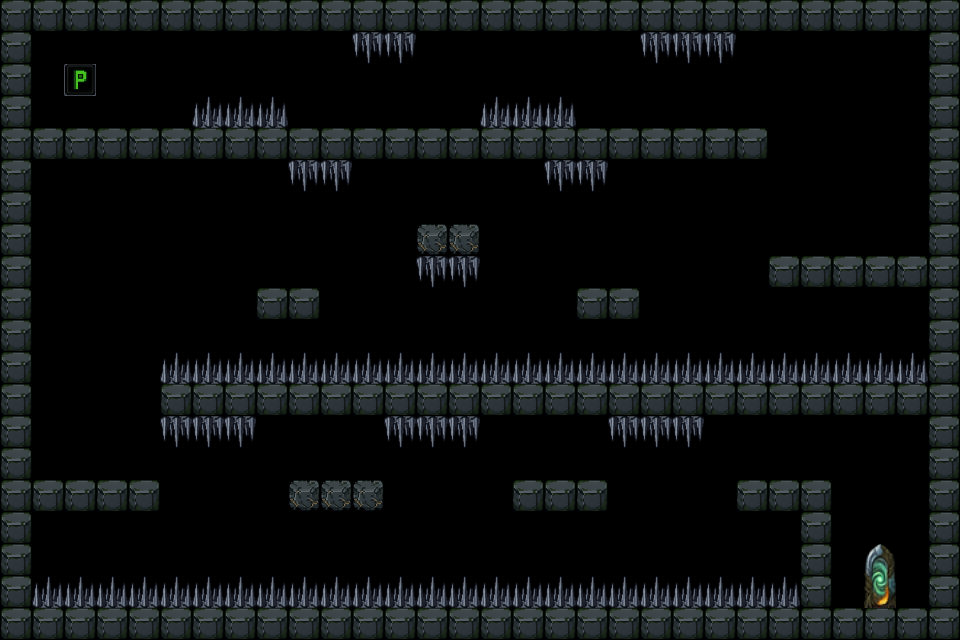

A 2D game scene composited from a Tiled map and its tileset images. What follows is a short description and the map's XML, with every tile layer's data as written:
An orthogonal 30x20 tile map with 32x32 px tiles, 5 tile layers (traps, solid, player, portal, ...), 2 tilesets.

<map version="1.10" tiledversion="1.12.1" orientation="orthogonal" renderorder="right-down" width="30" height="20" tilewidth="32" tileheight="32" infinite="0" nextlayerid="15" nextobjectid="1">
 <tileset firstgid="1" source="block.tsx" />
 <tileset firstgid="17" source="port.tsx" />
 <layer id="6" name="traps" width="30" height="20">
  <data encoding="csv">
0,0,0,0,0,0,0,0,0,0,0,0,0,0,0,0,0,0,0,0,0,0,0,0,0,0,0,0,0,0,
0,0,0,0,0,0,0,0,0,0,0,1073741826,1073741826,0,0,0,0,0,0,0,1073741826,1073741826,1073741826,0,0,0,0,0,0,0,
0,0,0,0,0,0,0,0,0,0,0,0,0,0,0,0,0,0,0,0,0,0,0,0,0,0,0,0,0,0,
0,0,0,0,0,0,2,2,2,0,0,0,0,0,0,2,2,2,0,0,0,0,0,0,0,0,0,0,0,0,
0,0,0,0,0,0,0,0,0,0,0,0,0,0,0,0,0,0,0,0,0,0,0,0,0,0,0,0,0,0,
0,0,0,0,0,0,0,0,0,1073741826,1073741826,0,0,0,0,0,0,1073741826,1073741826,0,0,0,0,0,0,0,0,0,0,0,
0,0,0,0,0,0,0,0,0,0,0,0,0,0,0,0,0,0,0,0,0,0,0,0,0,0,0,0,0,0,
0,0,0,0,0,0,0,0,0,0,0,0,0,0,0,0,0,0,0,0,0,0,0,0,0,0,0,0,0,0,
0,0,0,0,0,0,0,0,0,0,0,0,0,1073741826,1073741826,0,0,0,0,0,0,0,0,0,0,0,0,0,0,0,
0,0,0,0,0,0,0,0,0,0,0,0,0,0,0,0,0,0,0,0,0,0,0,0,0,0,0,0,0,0,
0,0,0,0,0,0,0,0,0,0,0,0,0,0,0,0,0,0,0,0,0,0,0,0,0,0,0,0,0,0,
0,0,0,0,0,2,2,2,2,2,2,2,2,2,2,2,2,2,2,2,2,2,2,2,2,2,2,2,2,0,
0,0,0,0,0,0,0,0,0,0,0,0,0,0,0,0,0,0,0,0,0,0,0,0,0,0,0,0,0,0,
0,0,0,0,0,1073741826,1073741826,1073741826,0,0,0,0,1073741826,1073741826,1073741826,0,0,0,0,1073741826,1073741826,1073741826,0,0,0,0,0,0,0,0,
0,0,0,0,0,0,0,0,0,0,0,0,0,0,0,0,0,0,0,0,0,0,0,0,0,0,0,0,0,0,
0,0,0,0,0,0,0,0,0,0,0,0,0,0,0,0,0,0,0,0,0,0,0,0,0,0,0,0,0,0,
0,0,0,0,0,0,0,0,0,0,0,0,0,0,0,0,0,0,0,0,0,0,0,0,0,0,0,0,0,0,
0,0,0,0,0,0,0,0,0,0,0,0,0,0,0,0,0,0,0,0,0,0,0,0,0,0,0,0,0,0,
0,2,2,2,2,2,2,2,2,2,2,2,2,2,2,2,2,2,2,2,2,2,2,2,2,0,0,0,0,0,
0,0,0,0,0,0,0,0,0,0,0,0,0,0,0,0,0,0,0,0,0,0,0,0,0,0,0,0,0,0
</data>
 </layer>
 <layer id="10" name="solid" width="30" height="20">
  <data encoding="csv">
5,5,5,5,5,5,5,5,5,5,5,5,5,5,5,5,5,5,5,5,5,5,5,5,5,5,5,5,5,5,
5,0,0,0,0,0,0,0,0,0,0,0,0,0,0,0,0,0,0,0,0,0,0,0,0,0,0,0,0,5,
5,0,0,0,0,0,0,0,0,0,0,0,0,0,0,0,0,0,0,0,0,0,0,0,0,0,0,0,0,5,
5,0,0,0,0,0,0,0,0,0,0,0,0,0,0,0,0,0,0,0,0,0,0,0,0,0,0,0,0,5,
5,5,5,5,5,5,5,5,5,5,5,5,5,5,5,5,5,5,5,5,5,5,5,5,0,0,0,0,0,5,
5,0,0,0,0,0,0,0,0,0,0,0,0,0,0,0,0,0,0,0,0,0,0,0,0,0,0,0,0,5,
5,0,0,0,0,0,0,0,0,0,0,0,0,0,0,0,0,0,0,0,0,0,0,0,0,0,0,0,0,5,
5,0,0,0,0,0,0,0,0,0,0,0,0,0,0,0,0,0,0,0,0,0,0,0,0,0,0,0,0,5,
5,0,0,0,0,0,0,0,0,0,0,0,0,0,0,0,0,0,0,0,0,0,0,0,5,5,5,5,5,5,
5,0,0,0,0,0,0,0,5,5,0,0,0,0,0,0,0,0,5,5,0,0,0,0,0,0,0,0,0,5,
5,0,0,0,0,0,0,0,0,0,0,0,0,0,0,0,0,0,0,0,0,0,0,0,0,0,0,0,0,5,
5,0,0,0,0,0,0,0,0,0,0,0,0,0,0,0,0,0,0,0,0,0,0,0,0,0,0,0,0,5,
5,0,0,0,0,5,5,5,5,5,5,5,5,5,5,5,5,5,5,5,5,5,5,5,5,5,5,5,5,5,
5,0,0,0,0,0,0,0,0,0,0,0,0,0,0,0,0,0,0,0,0,0,0,0,0,0,0,0,0,5,
5,0,0,0,0,0,0,0,0,0,0,0,0,0,0,0,0,0,0,0,0,0,0,0,0,0,0,0,0,5,
5,5,5,5,5,0,0,0,0,0,0,0,0,0,0,0,5,5,5,0,0,0,0,5,5,5,0,0,0,5,
5,0,0,0,0,0,0,0,0,0,0,0,0,0,0,0,0,0,0,0,0,0,0,0,0,5,0,0,0,5,
5,0,0,0,0,0,0,0,0,0,0,0,0,0,0,0,0,0,0,0,0,0,0,0,0,5,0,0,0,5,
5,0,0,0,0,0,0,0,0,0,0,0,0,0,0,0,0,0,0,0,0,0,0,0,0,5,0,0,0,5,
5,5,5,5,5,5,5,5,5,5,5,5,5,5,5,5,5,5,5,5,5,5,5,5,5,5,5,5,5,5
</data>
 </layer>
 <layer id="13" name="player" width="30" height="20">
  <data encoding="csv">
0,0,0,0,0,0,0,0,0,0,0,0,0,0,0,0,0,0,0,0,0,0,0,0,0,0,0,0,0,0,
0,0,0,0,0,0,0,0,0,0,0,0,0,0,0,0,0,0,0,0,0,0,0,0,0,0,0,0,0,0,
0,0,14,0,0,0,0,0,0,0,0,0,0,0,0,0,0,0,0,0,0,0,0,0,0,0,0,0,0,0,
0,0,0,0,0,0,0,0,0,0,0,0,0,0,0,0,0,0,0,0,0,0,0,0,0,0,0,0,0,0,
0,0,0,0,0,0,0,0,0,0,0,0,0,0,0,0,0,0,0,0,0,0,0,0,0,0,0,0,0,0,
0,0,0,0,0,0,0,0,0,0,0,0,0,0,0,0,0,0,0,0,0,0,0,0,0,0,0,0,0,0,
0,0,0,0,0,0,0,0,0,0,0,0,0,0,0,0,0,0,0,0,0,0,0,0,0,0,0,0,0,0,
0,0,0,0,0,0,0,0,0,0,0,0,0,0,0,0,0,0,0,0,0,0,0,0,0,0,0,0,0,0,
0,0,0,0,0,0,0,0,0,0,0,0,0,0,0,0,0,0,0,0,0,0,0,0,0,0,0,0,0,0,
0,0,0,0,0,0,0,0,0,0,0,0,0,0,0,0,0,0,0,0,0,0,0,0,0,0,0,0,0,0,
0,0,0,0,0,0,0,0,0,0,0,0,0,0,0,0,0,0,0,0,0,0,0,0,0,0,0,0,0,0,
0,0,0,0,0,0,0,0,0,0,0,0,0,0,0,0,0,0,0,0,0,0,0,0,0,0,0,0,0,0,
0,0,0,0,0,0,0,0,0,0,0,0,0,0,0,0,0,0,0,0,0,0,0,0,0,0,0,0,0,0,
0,0,0,0,0,0,0,0,0,0,0,0,0,0,0,0,0,0,0,0,0,0,0,0,0,0,0,0,0,0,
0,0,0,0,0,0,0,0,0,0,0,0,0,0,0,0,0,0,0,0,0,0,0,0,0,0,0,0,0,0,
0,0,0,0,0,0,0,0,0,0,0,0,0,0,0,0,0,0,0,0,0,0,0,0,0,0,0,0,0,0,
0,0,0,0,0,0,0,0,0,0,0,0,0,0,0,0,0,0,0,0,0,0,0,0,0,0,0,0,0,0,
0,0,0,0,0,0,0,0,0,0,0,0,0,0,0,0,0,0,0,0,0,0,0,0,0,0,0,0,0,0,
0,0,0,0,0,0,0,0,0,0,0,0,0,0,0,0,0,0,0,0,0,0,0,0,0,0,0,0,0,0,
0,0,0,0,0,0,0,0,0,0,0,0,0,0,0,0,0,0,0,0,0,0,0,0,0,0,0,0,0,0
</data>
 </layer>
 <layer id="14" name="portal" width="30" height="20">
  <data encoding="csv">
0,0,0,0,0,0,0,0,0,0,0,0,0,0,0,0,0,0,0,0,0,0,0,0,0,0,0,0,0,0,
0,0,0,0,0,0,0,0,0,0,0,0,0,0,0,0,0,0,0,0,0,0,0,0,0,0,0,0,0,0,
0,0,0,0,0,0,0,0,0,0,0,0,0,0,0,0,0,0,0,0,0,0,0,0,0,0,0,0,0,0,
0,0,0,0,0,0,0,0,0,0,0,0,0,0,0,0,0,0,0,0,0,0,0,0,0,0,0,0,0,0,
0,0,0,0,0,0,0,0,0,0,0,0,0,0,0,0,0,0,0,0,0,0,0,0,0,0,0,0,0,0,
0,0,0,0,0,0,0,0,0,0,0,0,0,0,0,0,0,0,0,0,0,0,0,0,0,0,0,0,0,0,
0,0,0,0,0,0,0,0,0,0,0,0,0,0,0,0,0,0,0,0,0,0,0,0,0,0,0,0,0,0,
0,0,0,0,0,0,0,0,0,0,0,0,0,0,0,0,0,0,0,0,0,0,0,0,0,0,0,0,0,0,
0,0,0,0,0,0,0,0,0,0,0,0,0,0,0,0,0,0,0,0,0,0,0,0,0,0,0,0,0,0,
0,0,0,0,0,0,0,0,0,0,0,0,0,0,0,0,0,0,0,0,0,0,0,0,0,0,0,0,0,0,
0,0,0,0,0,0,0,0,0,0,0,0,0,0,0,0,0,0,0,0,0,0,0,0,0,0,0,0,0,0,
0,0,0,0,0,0,0,0,0,0,0,0,0,0,0,0,0,0,0,0,0,0,0,0,0,0,0,0,0,0,
0,0,0,0,0,0,0,0,0,0,0,0,0,0,0,0,0,0,0,0,0,0,0,0,0,0,0,0,0,0,
0,0,0,0,0,0,0,0,0,0,0,0,0,0,0,0,0,0,0,0,0,0,0,0,0,0,0,0,0,0,
0,0,0,0,0,0,0,0,0,0,0,0,0,0,0,0,0,0,0,0,0,0,0,0,0,0,0,0,0,0,
0,0,0,0,0,0,0,0,0,0,0,0,0,0,0,0,0,0,0,0,0,0,0,0,0,0,0,0,0,0,
0,0,0,0,0,0,0,0,0,0,0,0,0,0,0,0,0,0,0,0,0,0,0,0,0,0,0,0,0,0,
0,0,0,0,0,0,0,0,0,0,0,0,0,0,0,0,0,0,0,0,0,0,0,0,0,0,0,0,0,0,
0,0,0,0,0,0,0,0,0,0,0,0,0,0,0,0,0,0,0,0,0,0,0,0,0,0,0,17,0,0,
0,0,0,0,0,0,0,0,0,0,0,0,0,0,0,0,0,0,0,0,0,0,0,0,0,0,0,0,0,0
</data>
 </layer>
 <layer id="11" name="cracked" width="30" height="20">
  <data encoding="csv">
0,0,0,0,0,0,0,0,0,0,0,0,0,0,0,0,0,0,0,0,0,0,0,0,0,0,0,0,0,0,
0,0,0,0,0,0,0,0,0,0,0,0,0,0,0,0,0,0,0,0,0,0,0,0,0,0,0,0,0,0,
0,0,0,0,0,0,0,0,0,0,0,0,0,0,0,0,0,0,0,0,0,0,0,0,0,0,0,0,0,0,
0,0,0,0,0,0,0,0,0,0,0,0,0,0,0,0,0,0,0,0,0,0,0,0,0,0,0,0,0,0,
0,0,0,0,0,0,0,0,0,0,0,0,0,0,0,0,0,0,0,0,0,0,0,0,0,0,0,0,0,0,
0,0,0,0,0,0,0,0,0,0,0,0,0,0,0,0,0,0,0,0,0,0,0,0,0,0,0,0,0,0,
0,0,0,0,0,0,0,0,0,0,0,0,0,0,0,0,0,0,0,0,0,0,0,0,0,0,0,0,0,0,
0,0,0,0,0,0,0,0,0,0,0,0,0,7,7,0,0,0,0,0,0,0,0,0,0,0,0,0,0,0,
0,0,0,0,0,0,0,0,0,0,0,0,0,0,0,0,0,0,0,0,0,0,0,0,0,0,0,0,0,0,
0,0,0,0,0,0,0,0,0,0,0,0,0,0,0,0,0,0,0,0,0,0,0,0,0,0,0,0,0,0,
0,0,0,0,0,0,0,0,0,0,0,0,0,0,0,0,0,0,0,0,0,0,0,0,0,0,0,0,0,0,
0,0,0,0,0,0,0,0,0,0,0,0,0,0,0,0,0,0,0,0,0,0,0,0,0,0,0,0,0,0,
0,0,0,0,0,0,0,0,0,0,0,0,0,0,0,0,0,0,0,0,0,0,0,0,0,0,0,0,0,0,
0,0,0,0,0,0,0,0,0,0,0,0,0,0,0,0,0,0,0,0,0,0,0,0,0,0,0,0,0,0,
0,0,0,0,0,0,0,0,0,0,0,0,0,0,0,0,0,0,0,0,0,0,0,0,0,0,0,0,0,0,
0,0,0,0,0,0,0,0,0,7,7,7,0,0,0,0,0,0,0,0,0,0,0,0,0,0,0,0,0,0,
0,0,0,0,0,0,0,0,0,0,0,0,0,0,0,0,0,0,0,0,0,0,0,0,0,0,0,0,0,0,
0,0,0,0,0,0,0,0,0,0,0,0,0,0,0,0,0,0,0,0,0,0,0,0,0,0,0,0,0,0,
0,0,0,0,0,0,0,0,0,0,0,0,0,0,0,0,0,0,0,0,0,0,0,0,0,0,0,0,0,0,
0,0,0,0,0,0,0,0,0,0,0,0,0,0,0,0,0,0,0,0,0,0,0,0,0,0,0,0,0,0
</data>
 </layer>
</map>
